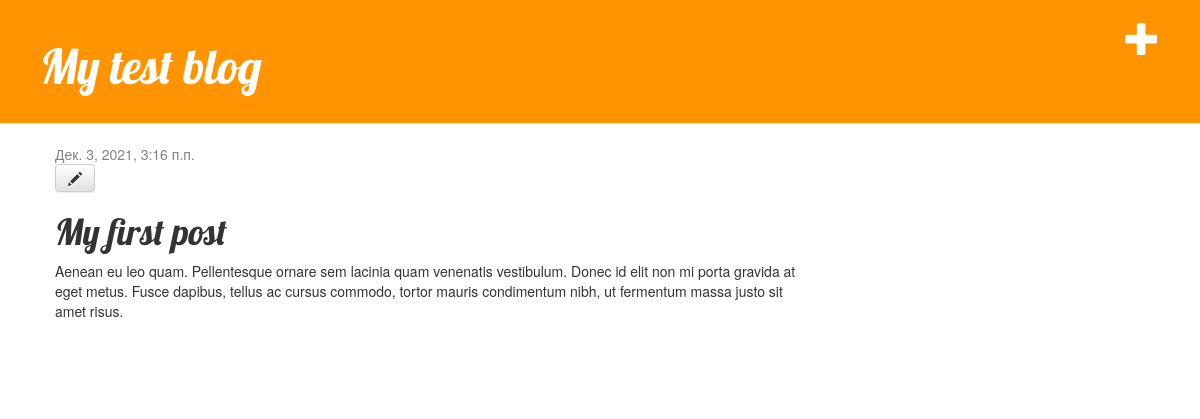
The app's page /post/7/ (signed in), older data.
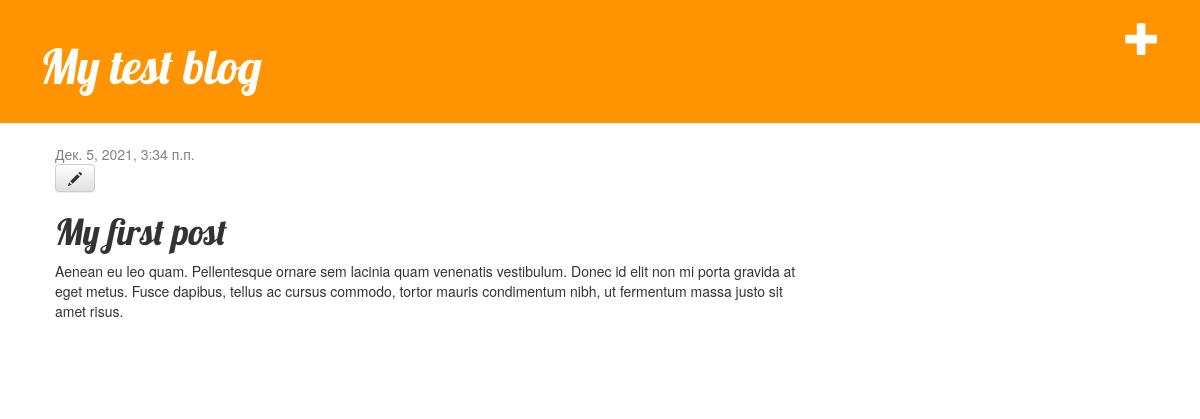
The same page, newer data.
### blog/models.py (models this page shows, shortened)
class Post(models.Model):
    author = models.ForeignKey(settings.AUTH_USER_MODEL, on_delete=models.CASCADE)
    title = models.CharField(max_length=200)
    text = models.TextField()
    created_date = models.DateTimeField(default=timezone.now)
    published_date = models.DateTimeField(blank=True, null=True)

### blog/views.py (the view)
# urls.py: path('post/<int:pk>/', views.post_detail, name='post_detail'),
def post_detail(request, pk):
    post = get_object_or_404(Post, pk=pk)
    return render(request, 'blog/post_detail.html', {'post': post})

### blog/templates/blog/post_detail.html
{% extends 'blog/base.html' %}
{% block content %}
    <div class="post">
        {% if post.published_date %}
            <div class="date">
                {{ post.published_date }}
            </div>
        {% endif %}
        {% if user.is_authenticated %}
            <a class="btn btn-default" href="{% url 'post_edit' pk=post.pk %}"><span class="glyphicon glyphicon-pencil"></span></a>
        {% endif %}
        <h1>{{ post.title }}</h1>
        <p>{{ post.text|linebreaksbr }}</p>
    </div>
{% endblock %}

Row changes from the older to the newer data that the page shows:
changed Post "My first post": published_date "Дек. 3, 2021, 3:16 п.п." → "Дек. 5, 2021, 3:34 п.п."
